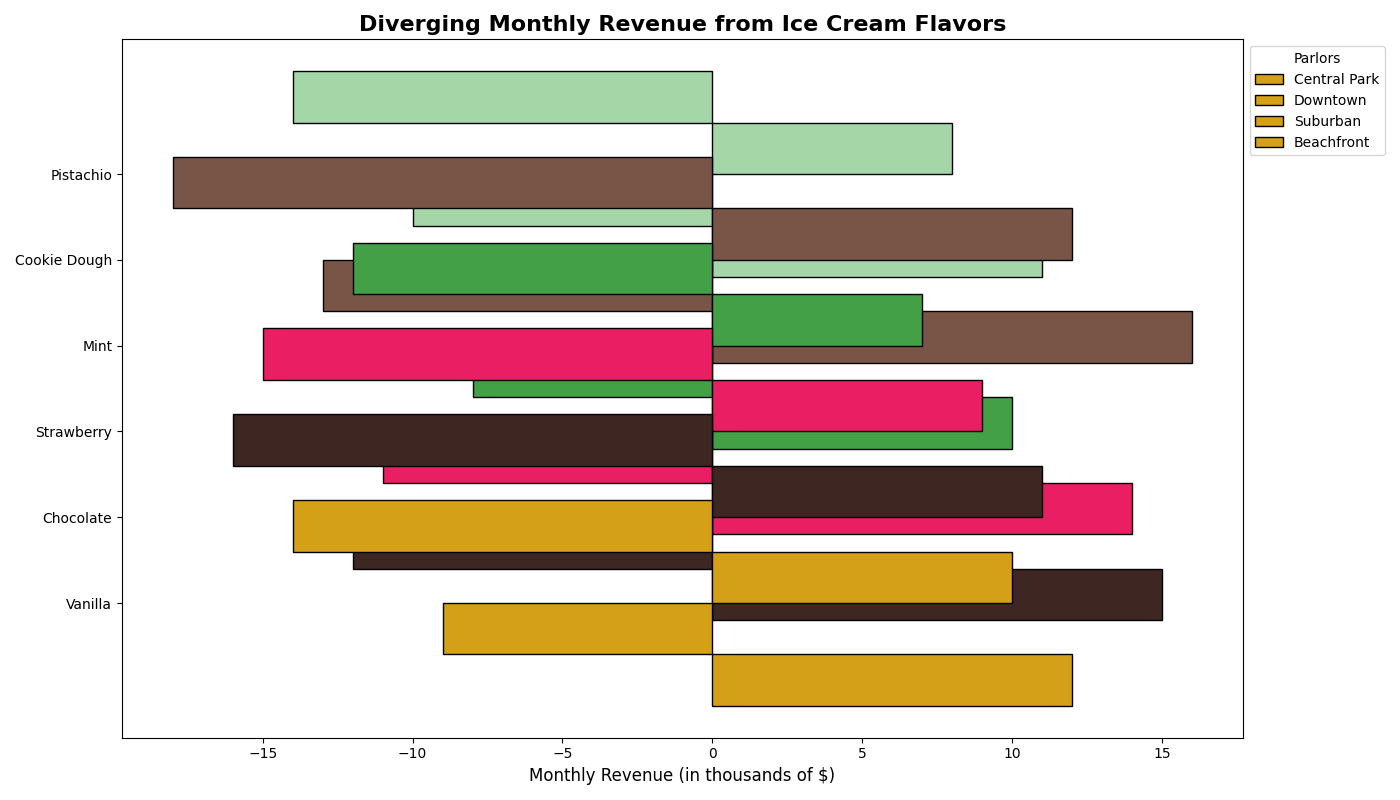

The Python source for this figure:
import matplotlib.pyplot as plt
import numpy as np

# Ice cream flavors
flavors = ['Vanilla', 'Chocolate', 'Strawberry', 'Mint', 'Cookie Dough', 'Pistachio']

# Monthly revenue data for each parlor (in thousands of dollars)
parlor_data = {
    'Central Park': [12, 15, 14, 10, 16, 11],
    'Downtown': [-9, -12, -11, -8, -13, -10],
    'Suburban': [10, 11, 9, 7, 12, 8],
    'Beachfront': [-14, -16, -15, -12, -18, -14]
}

# Define colors
flavor_colors = ['#D4A017', '#3E2723', '#E91E63', '#43A047', '#795548', '#A5D6A7']

# Initialize the figure
fig, ax = plt.subplots(figsize=(14, 8))

bar_width = 0.6

# Plot bars for each parlor
for i, (parlor, revenue) in enumerate(parlor_data.items()):
    offset = i * bar_width
    ax.barh(np.arange(len(flavors)) + offset, revenue, color=flavor_colors, 
            edgecolor='black', height=bar_width, label=parlor)

# Set labels and title
ax.set_yticks(np.arange(len(flavors)) + (len(parlor_data) * bar_width) / 2 - bar_width / 2)
ax.set_yticklabels(flavors)
ax.set_xlabel('Monthly Revenue (in thousands of $)', fontsize=12)
ax.set_title('Diverging Monthly Revenue from Ice Cream Flavors', fontsize=16, fontweight='bold')

# Add legend
ax.legend(title='Parlors', fontsize=10, loc='upper left', bbox_to_anchor=(1, 1))

# Automatically adjust layout to prevent overlap
plt.tight_layout()

# Display the plot
plt.show()
